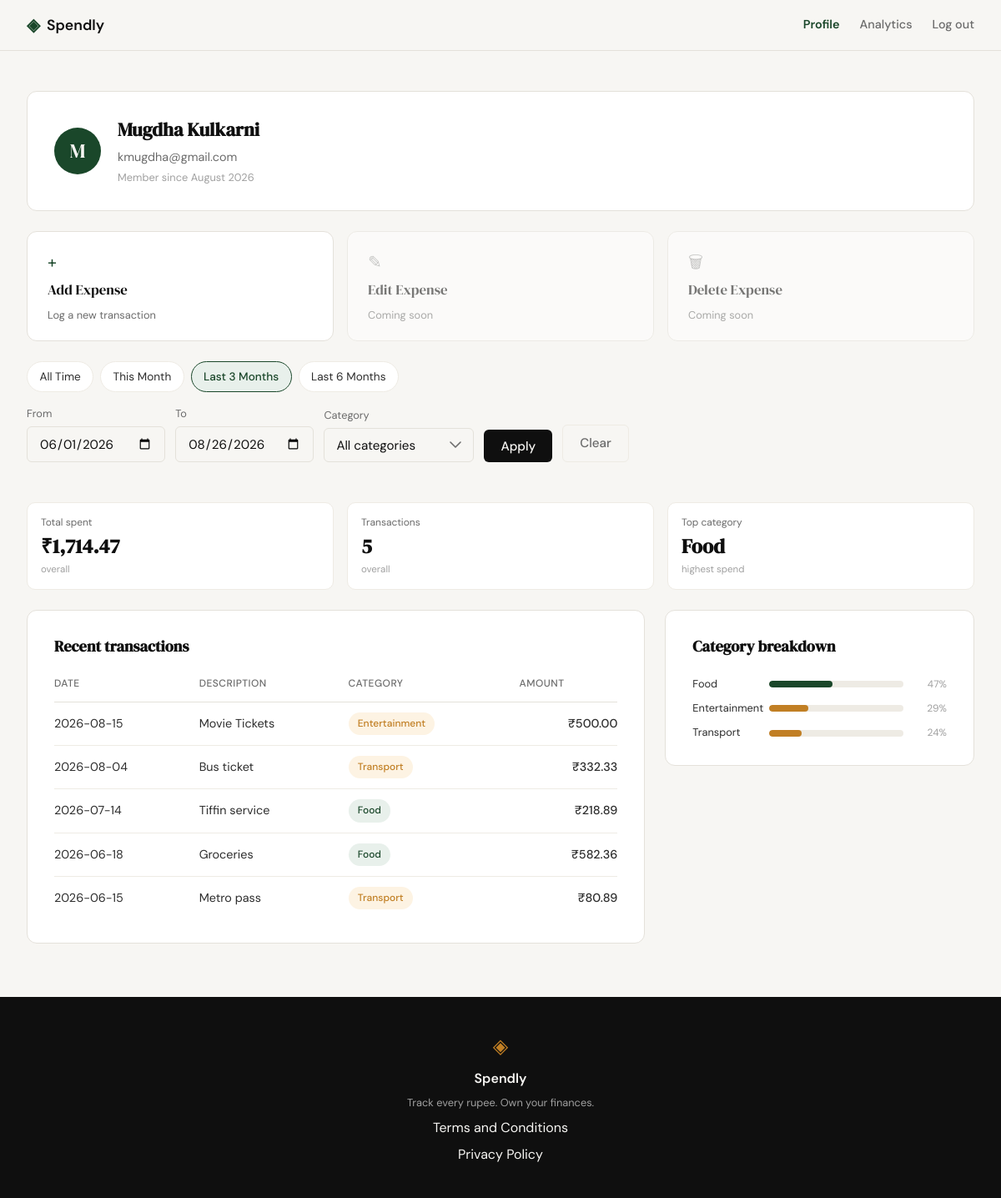
/profile?date_from=2026-06-01&date_to=2026-08-26 (signed in), run on the app's committed database.
### tables this page shows
CREATE TABLE users (
            id            INTEGER PRIMARY KEY AUTOINCREMENT,
            name          TEXT    NOT NULL,
            email         TEXT    NOT NULL UNIQUE,
            password_hash TEXT    NOT NULL,
            created_at    TEXT    DEFAULT (datetime('now'))
        );

CREATE TABLE expenses (
            id          INTEGER PRIMARY KEY AUTOINCREMENT,
            user_id     INTEGER NOT NULL REFERENCES users(id),
            amount      REAL    NOT NULL,
            category    TEXT    NOT NULL,
            date        TEXT    NOT NULL,
            description TEXT,
            created_at  TEXT    DEFAULT (datetime('now'))
        );

### app.py (the view)
@app.route("/profile")
def profile():
    if not session.get("user_id"):
        return redirect(url_for("login"))
    user_id = session["user_id"]
    if get_user_by_id(user_id) is None:
        abort(404)
    selected_category = request.args.get("category") or None
    raw_from = _parse_iso_date(request.args.get("date_from"))
    raw_to = _parse_iso_date(request.args.get("date_to"))
    if raw_from and raw_to and raw_from > raw_to:
        flash("Start date must be before end date.", "error")
        date_from = date_to = None
    else:
        date_from, date_to = raw_from, raw_to
    date_from_str = date_from.isoformat() if date_from else None
    date_to_str = date_to.isoformat() if date_to else None
    today = date.today()
    month_end = date(today.year, today.month, calendar.monthrange(today.year, today.month)[1])
    presets = {
        "this_month": {"date_from": date(today.year, today.month, 1).isoformat(), "date_to": month_end.isoformat()},
        "last_3_months": {"date_from": _months_ago_start(today, 3).isoformat(), "date_to": today.isoformat()},
        "last_6_months": {"date_from": _months_ago_start(today, 6).isoformat(), "date_to": today.isoformat()},
        "all_time": {"date_from": None, "date_to": None},
    }
    if date_from_str is None and date_to_str is None:
        active_preset = "all_time"
    else:
        active_preset = next(
            (name for name, r in presets.items()
             if r["date_from"] == date_from_str and r["date_to"] == date_to_str),
            None,
        )
    user = queries.get_user_by_id(user_id)
    summary = queries.get_summary_stats(user_id, category=selected_category, date_from=date_from_str, date_to=date_to_str)
    transactions = queries.get_recent_transactions(user_id, category=selected_category, date_from=date_from_str, date_to=date_to_str)
    categories = queries.get_category_breakdown(user_id, category=selected_category, date_from=date_from_str, date_to=date_to_str)
    return render_template(
        "profile.html",
        user=user,
        summary=summary,
        transactions=transactions,
        categories=categories,
        category_options=CATEGORIES,
        selected_category=selected_category or "",
        selected_date_from=date_from_str or "",
        selected_date_to=date_to_str or "",
        active_preset=active_preset,
        presets=presets,
    )

### app.py (called while the page is built)
def _parse_iso_date(value):
    if not value:
        return None
    try:
        return datetime.strptime(value, "%Y-%m-%d").date()
    except ValueError:
        return None

def _months_ago_start(today, n):
    month_index = today.month - 1 - (n - 1)
    year = today.year + month_index // 12
    month = month_index % 12 + 1
    return date(year, month, 1)

### database/db.py (called while the page is built)
def get_db():
    conn = sqlite3.connect(
        DB_PATH,
        timeout=10,
    )
    conn.row_factory = sqlite3.Row
    conn.execute("PRAGMA foreign_keys = ON")
    conn.execute("PRAGMA busy_timeout = 10000")
    return conn

def get_user_by_id(user_id):
    with get_db() as db:
        return get_db().execute(
            """
            SELECT id, name, email, password_hash, created_at
            FROM users
            WHERE id = ?
            """,
            (user_id,),
        ).fetchone()

### database/queries.py (called while the page is built)
def get_user_by_id(user_id):
    with get_db() as conn:
        row = conn.execute(
            "SELECT name, email, created_at FROM users WHERE id = ?",
            (user_id,),
        ).fetchone()
    if row is None:
        return None
    created_at = datetime.strptime(row["created_at"], "%Y-%m-%d %H:%M:%S")
    member_since = created_at.strftime("%B %Y")  # e.g. "January 2026"
    return {
        "name": row["name"],
        "email": row["email"],
        "member_since": member_since,
    }

def get_recent_transactions(user_id, limit=None, category=None, date_from=None, date_to=None):
    sql_limit = -1 if limit is None else limit
    with get_db() as conn:
        rows = conn.execute(
            """
            SELECT date, description, category, amount
            FROM expenses
            WHERE user_id = ?
              AND (? IS NULL OR category = ?)
              AND (? IS NULL OR date >= ?)
              AND (? IS NULL OR date <= ?)
            ORDER BY date DESC, id DESC
            LIMIT ?
            """,
            (user_id, category, category, date_from, date_from, date_to, date_to, sql_limit),
        ).fetchall()
    return [
        {
            "date": row["date"],
            "description": row["description"],
            "category": row["category"],
            "amount": row["amount"],
        }
        for row in rows
    ]

### templates/profile.html (shortened to what this page needs)
{% extends "base.html" %}
{% block head %}
<link rel="stylesheet" href="{{ url_for('static', filename='css/profile.css') }}">
{% endblock %}
{% block content %}
<section class="profile-section">
    <div class="profile-inner">
        <div class="profile-info-card">
            <div class="profile-avatar">{{ user.name[0]|upper }}</div>
            <div class="profile-info-details">
                <h1 class="profile-name">{{ user.name }}</h1>
                <p class="profile-email">{{ user.email }}</p>
                <p class="profile-since">Member since {{ user.member_since }}</p>
            </div>
        </div>
        <div class="profile-actions">
            <a href="{{ url_for('add_expense') }}" class="action-card action-card-primary">
                <span class="action-card-icon">+</span>
                <span class="action-card-title">Add Expense</span>
                <span class="action-card-desc">Log a new transaction</span>
            </a>
            <div class="action-card action-card-disabled" aria-disabled="true">
                <span class="action-card-icon">✎</span>
                <span class="action-card-title">Edit Expense</span>
                <span class="action-card-desc">Coming soon</span>
            </div>
            <div class="action-card action-card-disabled" aria-disabled="true">
                <span class="action-card-icon">🗑</span>
                <span class="action-card-title">Delete Expense</span>
                <span class="action-card-desc">Coming soon</span>
            </div>
        </div>
        <div class="profile-date-filters">
            <div class="preset-links">
                <a href="{{ url_for('profile', category=selected_category or none) }}"
                   class="preset-link {% if active_preset == 'all_time' %}preset-link-active{% endif %}">All Time</a>
                <a href="{{ url_for('profile', category=selected_category or none, date_from=presets.this_month.date_from, date_to=presets.this_month.date_to) }}"
                   class="preset-link {% if active_preset == 'this_month' %}preset-link-active{% endif %}">This Month</a>
                <a href="{{ url_for('profile', category=selected_category or none, date_from=presets.last_3_months.date_from, date_to=presets.last_3_months.date_to) }}"
                   class="preset-link {% if active_preset == 'last_3_months' %}preset-link-active{% endif %}">Last 3 Months</a>
                <a href="{{ url_for('profile', category=selected_category or none, date_from=presets.last_6_months.date_from, date_to=presets.last_6_months.date_to) }}"
                   class="preset-link {% if active_preset == 'last_6_months' %}preset-link-active{% endif %}">Last 6 Months</a>
            </div>
            <form class="custom-range-form {% if active_preset is none and (selected_date_from or selected_date_to) %}custom-range-active{% endif %}" method="get" action="{{ url_for('profile') }}">
                <div class="custom-range-field">
                    <label for="date_from">From</label>
                    <input type="date" id="date_from" name="date_from" class="form-input" value="{{ selected_date_from }}">
                </div>
                <div class="custom-range-field">
                    <label for="date_to">To</label>
                    <input type="date" id="date_to" name="date_to" class="form-input" value="{{ selected_date_to }}">
                </div>
                <div class="custom-range-field custom-range-category">
                    <label for="category">Category</label>
                    <select id="category" name="category" class="form-input">
                        <option value="" {% if selected_category == "" %}selected{% endif %}>All categories</option>
                    </select>
                </div>
                <button type="submit" class="btn-submit custom-range-submit">Apply</button>
                <a href="{{ url_for('profile') }}" class="btn-clear">Clear</a>
            </form>
        </div>
        <div class="profile-stats">
            <div class="stat-tile">
                <div class="stat-tile-label">Total spent</div>
                <div class="stat-tile-value">₹{{ "{:,.2f}".format(summary.total_spent) }}</div>
                <div class="stat-tile-meta">overall</div>
            </div>
            <div class="stat-tile">
                <div class="stat-tile-label">Transactions</div>
                <div class="stat-tile-value">{{ summary.transaction_count }}</div>
                <div class="stat-tile-meta">overall</div>
            </div>
            <div class="stat-tile">
                <div class="stat-tile-label">Top category</div>
                <div class="stat-tile-value">{{ summary.top_category }}</div>
                <div class="stat-tile-meta">highest spend</div>
            </div>
        </div>
        <div class="profile-panels-row">
            <div class="profile-panel profile-panel-transactions">
                <h2 class="profile-panel-title">Recent transactions</h2>
                <table class="profile-table">
                    <thead>
                        <tr>
                            <th>Date</th>
                            <th>Description</th>
                            <th>Category</th>
                            <th class="profile-table-amount">Amount</th>
                        </tr>
                    </thead>
                    <tbody>
                        {% for tx in transactions %}
                        <tr>
                            <td>{{ tx.date }}</td>
                            <td>{{ tx.description or "" }}</td>
                            <td><span class="category-badge category-badge-{{ tx.category|lower }}">{{ tx.category }}</span></td>
                            <td class="profile-table-amount">₹{{ "{:,.2f}".format(tx.amount) }}</td>
                        </tr>
                        {% endfor %}
                    </tbody>
                </table>
            </div>
            <div class="profile-panel profile-panel-breakdown">
                <h2 class="profile-panel-title">Category breakdown</h2>
                <div class="stat-bars profile-breakdown">
                    {% for cat in categories %}
                    <div class="stat-bar-row">
                        <span class="stat-bar-cat">{{ cat.name }}</span>
                        <div class="stat-bar-track">
                            <div class="stat-bar category-bar-{{ cat.name|lower }}" style="width: {{ cat.pct }}%"></div>
                        </div>
                        <span class="stat-bar-pct">{{ cat.pct }}%</span>
                    </div>
                    {% endfor %}
                </div>
            </div>
        </div>
    </div>
</section>
{% endblock %}

### static/css/profile.css (style rules this page uses)
.profile-actions { display: grid; grid-template-columns: repeat(3, 1fr); gap: 1rem; }
.action-card { display: flex; flex-direction: column; gap: 0.35rem; background: var(--paper-card); border: 1px solid var(--border); border-radius: var(--radius-md); padding: 1.25rem 1.5rem; text-decoration: none; transition: border-color 0.2s, box-shadow 0.2s; }
.action-card-icon { font-size: 1.25rem; color: var(--accent); }
.action-card-title { font-family: var(--font-display); font-size: 1.05rem; color: var(--ink); }
.action-card-desc { font-size: 0.8rem; color: var(--ink-muted); }
.action-card-disabled { opacity: 0.55; cursor: not-allowed; }
.action-card-disabled .action-card-icon { color: var(--ink-faint); }
.profile-date-filters { display: flex; flex-wrap: wrap; align-items: flex-end; gap: 1rem; margin-bottom: 1.5rem; }
.preset-links { display: flex; gap: 0.5rem; flex-wrap: wrap; }
.preset-link { padding: 0.4rem 0.9rem; border-radius: var(--radius-lg); border: 1px solid var(--border-soft); background: var(--paper-card); color: var(--ink-soft); font-size: 0.85rem; text-decoration: none; transition: background 0.2s, color 0.2s, border-color 0.2s; }
.preset-link-active { background: var(--accent-light); color: var(--accent); border-color: var(--accent); font-weight: 500; }
.custom-range-form { display: flex; align-items: flex-end; gap: 0.75rem; flex-wrap: wrap; }
.custom-range-field label { display: block; font-size: 0.8rem; color: var(--ink-muted); margin-bottom: 0.3rem; }
.custom-range-category select.form-input { cursor: pointer; appearance: none; -webkit-appearance: none; -moz-appearance: none; background-repeat: no-repeat; background-position: right 0.875rem center; padding-right: 2.5rem; min-width: 180px; }
.custom-range-category select.form-input option { background: var(--paper-card); color: var(--ink); font-family: var(--font-body); }
.custom-range-category select.form-input option:checked { background: var(--accent-light); color: var(--accent); }
.custom-range-submit { width: auto; margin-top: 0; padding: 0.6rem 1.25rem; }
.btn-clear { padding: 0.6rem 1.25rem; border-radius: var(--radius-sm); border: 1px solid var(--border-soft); background: transparent; color: var(--ink-muted); font-size: 0.95rem; font-weight: 500; text-decoration: none; transition: border-color 0.2s, color 0.2s; }

### data on the page
users: name "M", name "Mugdha Kulkarni", email "kmugdha@gmail.com"
expenses: date "2026-08-15", description "Movie Tickets", category "Entertainment", amount "500.00", name "Entertainment", pct "29"
expenses: date "2026-08-04", description "Bus ticket", category "Transport", amount "332.33"
expenses: date "2026-07-14", description "Tiffin service", category "Food", amount "218.89"
expenses: date "2026-06-18", description "Groceries", category "Food", amount "582.36"
expenses: date "2026-06-15", description "Metro pass", category "Transport", amount "80.89"

### other printed values
{{ user.member_since }} "August 2026"
{{ "{:,.2f}".format(summary.total_spent) }} "1,714.47"
{{ summary.transaction_count }} "5"
{{ summary.top_category }} "Food"
{{ cat.name }} "Food" "Transport"
{{ cat.pct }} "47" "24"
